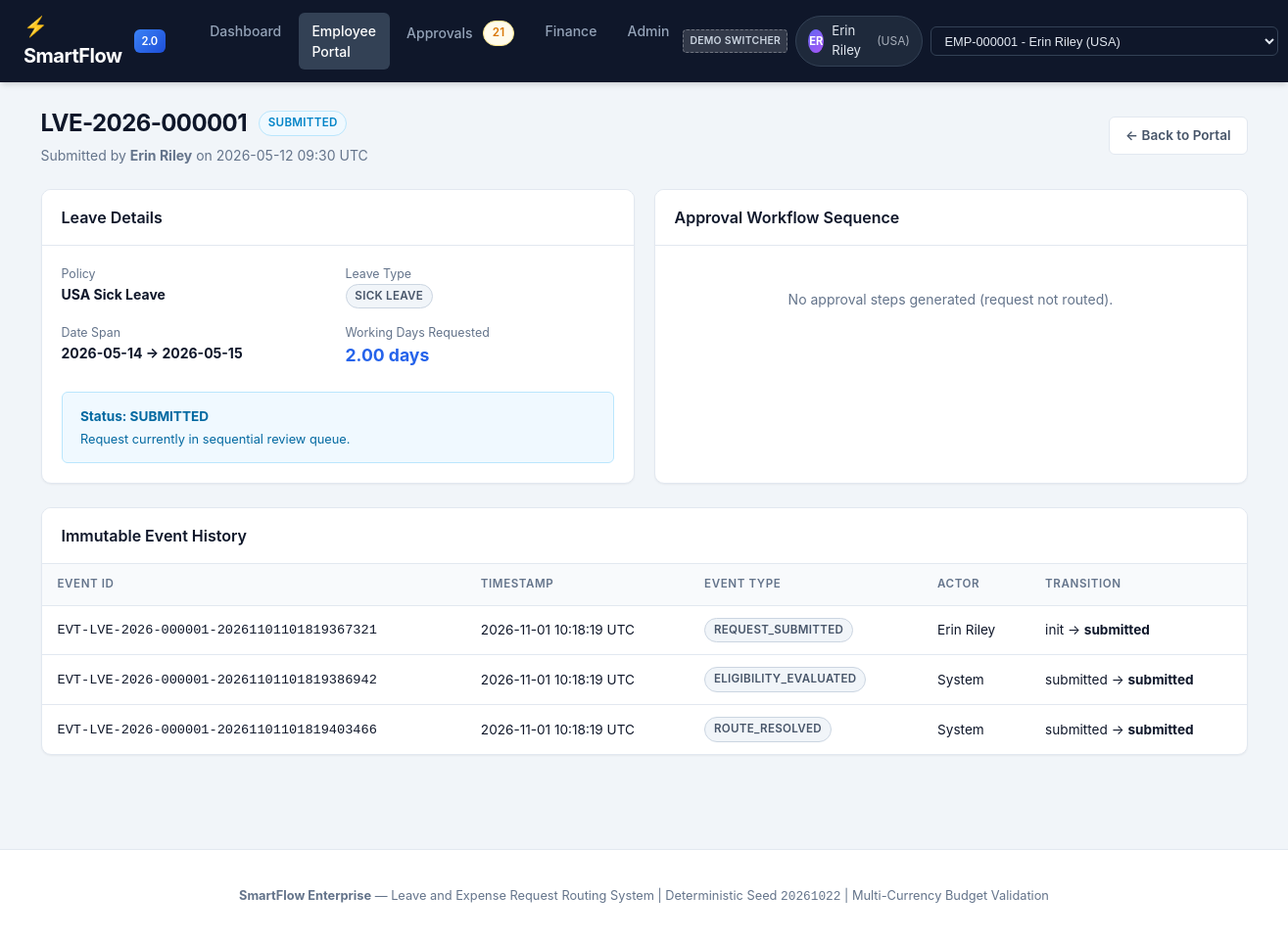
/employee/leave/LVE-2026-000001, run on the app's committed database.
### models/__init__.py (models this page shows, shortened)
class Employee(db.Model):
    __tablename__ = "employees"
    employee_id = db.Column(db.String(16), primary_key=True)
    first_name = db.Column(db.String(80), nullable=False)
    last_name = db.Column(db.String(80), nullable=False)
    email = db.Column(db.String(255), nullable=False, unique=True)
    country = db.Column(db.String(64), nullable=False)
    department = db.Column(db.String(80), nullable=False)
    job_title = db.Column(db.String(120), nullable=False)
    manager_id = db.Column(
        db.String(16),
        db.ForeignKey("employees.employee_id"),
        nullable=True,
    )
    cost_center_id = db.Column(
        db.String(32),
        db.ForeignKey("cost_centers.cost_center_id"),
        nullable=True,
    )
    hire_date = db.Column(db.Date, nullable=False)
    termination_date = db.Column(db.Date, nullable=True)
    is_active = db.Column(db.Boolean, nullable=False, default=True)
    created_at = db.Column(db.DateTime, nullable=False, default=utc_now)
    updated_at = db.Column(db.DateTime, nullable=False, default=utc_now, onupdate=utc_now)
    manager = db.relationship(
        "Employee",
        remote_side=[employee_id],
        foreign_keys=[manager_id],
        back_populates="direct_reports",
    )
    direct_reports = db.relationship(
        "Employee",
        foreign_keys=[manager_id],
        back_populates="manager",
    )
    cost_center = db.relationship(
        "CostCenter",
        foreign_keys=[cost_center_id],
        back_populates="employees",
    )
    owned_cost_centers = db.relationship(
        "CostCenter",
        foreign_keys="CostCenter.owner_employee_id",
        back_populates="owner",
    )
    leave_balances = db.relationship("LeaveBalance", back_populates="employee")
    leave_requests = db.relationship("LeaveRequest", back_populates="employee")
    expense_claims = db.relationship("ExpenseClaim", back_populates="employee")
    approval_steps = db.relationship("ApprovalStep", back_populates="approver")
    workflow_events = db.relationship(
        "WorkflowEvent",
        foreign_keys="WorkflowEvent.actor_employee_id",
        back_populates="actor",
    )

class LeaveRequest(db.Model):
    __tablename__ = "leave_requests"
    leave_request_id = db.Column(db.String(32), primary_key=True)
    employee_id = db.Column(
        db.String(16),
        db.ForeignKey("employees.employee_id"),
        nullable=False,
    )
    leave_policy_id = db.Column(
        db.String(32),
        db.ForeignKey("leave_policies.leave_policy_id"),
        nullable=False,
    )
    start_date = db.Column(db.Date, nullable=False)
    end_date = db.Column(db.Date, nullable=False)
    business_days = db.Column(db.Numeric(8, 2), nullable=False)
    status = db.Column(db.String(32), nullable=False, default="submitted")
    submitted_at = db.Column(db.DateTime, nullable=True)
    decided_at = db.Column(db.DateTime, nullable=True)
    created_at = db.Column(db.DateTime, nullable=False, default=utc_now)
    updated_at = db.Column(db.DateTime, nullable=False, default=utc_now, onupdate=utc_now)
    employee = db.relationship("Employee", back_populates="leave_requests")
    leave_policy = db.relationship("LeavePolicy", back_populates="leave_requests")
    approval_steps = db.relationship("ApprovalStep", back_populates="leave_request")

class LeavePolicy(db.Model):
    __tablename__ = "leave_policies"
    leave_policy_id = db.Column(db.String(32), primary_key=True)
    name = db.Column(db.String(120), nullable=False)
    leave_type = db.Column(db.String(64), nullable=False)
    country = db.Column(db.String(64), nullable=False)
    annual_allowance_days = db.Column(db.Numeric(8, 2), nullable=False)
    max_consecutive_days = db.Column(db.Numeric(8, 2), nullable=True)
    min_notice_days = db.Column(db.Integer, nullable=False, default=0)
    carryover_days = db.Column(db.Numeric(8, 2), nullable=False, default=0)
    is_active = db.Column(db.Boolean, nullable=False, default=True)
    created_at = db.Column(db.DateTime, nullable=False, default=utc_now)
    updated_at = db.Column(db.DateTime, nullable=False, default=utc_now, onupdate=utc_now)
    leave_balances = db.relationship("LeaveBalance", back_populates="leave_policy")
    leave_requests = db.relationship("LeaveRequest", back_populates="leave_policy")

class WorkflowEvent(db.Model):
    __tablename__ = "workflow_events"
    event_id = db.Column(db.String(64), primary_key=True)
    request_type = db.Column(db.String(32), nullable=False)
    entity_id = db.Column(db.String(32), nullable=False)
    event_type = db.Column(db.String(64), nullable=False)
    actor_employee_id = db.Column(
        db.String(16),
        db.ForeignKey("employees.employee_id"),
        nullable=True,
    )
    from_status = db.Column(db.String(32), nullable=True)
    to_status = db.Column(db.String(32), nullable=True)
    payload_json = db.Column(db.Text, nullable=True)
    created_at = db.Column(db.DateTime, nullable=False, default=utc_now)
    actor = db.relationship("Employee", foreign_keys=[actor_employee_id], back_populates="workflow_events")

### routes/employee.py (the view)
@employee_bp.route("/leave/<leave_id>")
def leave_detail(leave_id: str):
    req = LeaveRequest.query.filter_by(leave_request_id=leave_id).first_or_404()
    steps = (
        ApprovalStep.query.filter_by(leave_request_id=leave_id)
        .order_by(ApprovalStep.step_order.asc())
        .all()
    )
    events = (
        WorkflowEvent.query.filter_by(request_type="leave", entity_id=leave_id)
        .order_by(WorkflowEvent.event_id.asc())
        .all()
    )
    workflow_state = get_workflow_state("leave", leave_id)
    return render_template(
        "employee/leave_detail.html",
        req=req,
        steps=steps,
        events=events,
        workflow_state=workflow_state,
    )

### templates/employee/leave_detail.html (shortened to what this page needs)
{% extends "base.html" %}
{% block content %}
<div class="page-header">
    <div>
        <div style="display: flex; align-items: center; gap: 0.75rem;">
            <h1 class="page-title">{{ req.leave_request_id }}</h1>
            <span class="badge badge-{{ req.status }}">{{ req.status }}</span>
        </div>
        <p class="page-subtitle">Submitted by <strong>{{ req.employee.first_name }} {{ req.employee.last_name }}</strong> on {{ req.submitted_at.strftime('%Y-%m-%d %H:%M UTC') if req.submitted_at else '--' }}</p>
    </div>
    <div class="page-actions">
        <a href="{{ url_for('employee.hub') }}" class="btn btn-secondary">&larr; Back to Portal</a>
    </div>
</div>
<div class="grid-2">
    <div class="card">
        <div class="card-header">
            <h2 class="card-title">Leave Details</h2>
        </div>
        <div class="card-body">
            <div style="display: grid; grid-template-columns: 1fr 1fr; gap: 1rem; margin-bottom: 1.5rem;">
                <div>
                    <span style="color: var(--text-muted); font-size: 0.775rem; display: block;">Policy</span>
                    <strong>{{ req.leave_policy.name }}</strong>
                </div>
                <div>
                    <span style="color: var(--text-muted); font-size: 0.775rem; display: block;">Leave Type</span>
                    <span class="badge badge-neutral">{{ req.leave_policy.leave_type }}</span>
                </div>
                <div>
                    <span style="color: var(--text-muted); font-size: 0.775rem; display: block;">Date Span</span>
                    <strong>{{ req.start_date }} &rarr; {{ req.end_date }}</strong>
                </div>
                <div>
                    <span style="color: var(--text-muted); font-size: 0.775rem; display: block;">Working Days Requested</span>
                    <strong style="color: var(--primary); font-size: 1.1rem;">{{ req.business_days }} days</strong>
                </div>
            </div>
            <div class="alert {% if req.status == 'approved' %}alert-success{% elif req.status == 'rejected' %}alert-danger{% else %}alert-info{% endif %}" style="margin: 0;">
                <div>
                    <strong>Status: {{ req.status|upper }}</strong>
                    <div style="font-size: 0.8rem; margin-top: 0.25rem;">
                        {% if req.status == 'approved' %}
                            Request fully approved through all required authority levels.
                        {% elif req.status == 'rejected' %}
                            Request was rejected during review or failed eligibility constraints.
                        {% else %}
                            Request currently in sequential review queue.
                        {% endif %}
                    </div>
                </div>
            </div>
        </div>
    </div>
    <div class="card">
        <div class="card-header">
            <h2 class="card-title">Approval Workflow Sequence</h2>
        </div>
        <div class="card-body">
            {% if steps %}
                <div class="stepper">
                    {% for s in steps %}
                        <div class="step-item {{ s.decision }}">
                            <div class="step-dot"></div>
                            <div class="step-header">
                                <span>Step {{ s.step_order }}: Level {{ s.authority_level }} Review</span>
                                <span class="badge badge-{{ s.decision }}">{{ s.decision }}</span>
                            </div>
                            <div class="step-body">
                                <div>Approver: <strong>{{ s.approver.first_name }} {{ s.approver.last_name }}</strong> (<code>{{ s.approver_employee_id }}</code>)</div>
                                {% if s.decided_at %}
                                    <div style="font-size: 0.75rem; color: var(--text-muted); margin-top: 0.2rem;">
                                        Decided on {{ s.decided_at.strftime('%Y-%m-%d %H:%M UTC') }}
                                    </div>
                                {% endif %}
                                {% if s.comments %}
                                    <div style="font-style: italic; background-color: #f8fafc; padding: 0.35rem 0.5rem; border-radius: var(--radius-sm); margin-top: 0.35rem;">
                                        &ldquo;{{ s.comments }}&rdquo;
                                    </div>
                                {% endif %}
                            </div>
                        </div>
                    {% endfor %}
                </div>
            {% else %}
                <p style="color: var(--text-muted); text-align: center; margin: 1.5rem 0;">No approval steps generated (request not routed).</p>
            {% endif %}
        </div>
    </div>
</div>
<div class="card">
    <div class="card-header">
        <h2 class="card-title">Immutable Event History</h2>
    </div>
    <div class="table-responsive">
        <table class="table">
            <thead>
                <tr>
                    <th>Event ID</th>
                    <th>Timestamp</th>
                    <th>Event Type</th>
                    <th>Actor</th>
                    <th>Transition</th>
                </tr>
            </thead>
            <tbody>
                {% if events %}
                    {% for evt in events %}
                        <tr>
                            <td><code>{{ evt.event_id }}</code></td>
                            <td>{{ evt.created_at.strftime('%Y-%m-%d %H:%M:%S UTC') if evt.created_at else '--' }}</td>
                            <td><span class="badge badge-neutral">{{ evt.event_type }}</span></td>
                            <td>{{ evt.actor.first_name ~ ' ' ~ evt.actor.last_name if evt.actor else evt.actor_employee_id or 'System' }}</td>
                            <td>{{ evt.from_status or 'init' }} &rarr; <strong>{{ evt.to_status }}</strong></td>
                        </tr>
                    {% endfor %}
                {% else %}
                    <tr>
                        <td colspan="5" style="text-align: center; color: var(--text-muted); padding: 1.5rem;">No audit events found.</td>
                    </tr>
                {% endif %}
            </tbody>
        </table>
    </div>
</div>
{% endblock %}

### templates/base.html (shortened to what this page needs)
<!DOCTYPE html>
<html lang="en">
<head>
    <link rel="stylesheet" href="{{ url_for('static', filename='css/style.css') }}">
</head>
<body>
    <header class="navbar">
        <div style="display: flex; align-items: center; gap: 2rem;">
            <a href="{{ url_for('main.dashboard') }}" class="navbar-brand">
                <span>⚡ SmartFlow</span>
                <span class="brand-badge">2.0</span>
            </a>
            <ul class="navbar-nav">
                <li>
                    <a href="{{ url_for('main.dashboard') }}" class="nav-link {% if request.endpoint == 'main.dashboard' %}active{% endif %}">
                        Dashboard
                    </a>
                </li>
                <li>
                    <a href="{{ url_for('employee.hub') }}" class="nav-link {% if request.blueprint == 'employee' %}active{% endif %}">
                        Employee Portal
                    </a>
                </li>
                <li>
                    <a href="{{ url_for('approvals.inbox') }}" class="nav-link {% if request.blueprint == 'approvals' %}active{% endif %}">
                        Approvals
                        {% if pending_approvals_count > 0 %}
                            <span class="badge badge-warning" style="margin-left: 0.25rem;">{{ pending_approvals_count }}</span>
                        {% endif %}
                    </a>
                </li>
                <li>
                    <a href="{{ url_for('finance.portal') }}" class="nav-link {% if request.blueprint == 'finance' %}active{% endif %}">
                        Finance
                    </a>
                </li>
                <li>
                    <a href="{{ url_for('admin.portal') }}" class="nav-link {% if request.blueprint == 'admin' %}active{% endif %}">
                        Admin
                    </a>
                </li>
            </ul>
        </div>
        <div class="navbar-user-switcher">
            {% if current_user %}
                <form action="{{ url_for('main.switch_user') }}" method="POST" style="margin: 0; display: flex; align-items: center; gap: 0.5rem;">
                    <span class="badge" style="background: rgba(255, 255, 255, 0.15); color: #cbd5e1; font-size: 0.65rem; border: 1px dashed rgba(255,255,255,0.3); padding: 0.2rem 0.4rem; border-radius: 4px;" title="Demonstration Persona Switcher (Simulation Only - Not Production SSO)">Demo Switcher</span>
                    <div class="user-pill">
                        <div class="user-avatar">{{ current_user.first_name[0] }}{{ current_user.last_name[0] }}</div>
                        <span>{{ current_user.first_name }} {{ current_user.last_name }}</span>
                        <span style="opacity: 0.7; font-size: 0.75rem;">({{ current_user.country }})</span>
                    </div>
                    <select name="employee_id" class="switcher-select" onchange="this.form.submit()" title="Switch demo persona (Simulation Only - Not Production SSO)">
                        <optgroup label="Staff Employees (Standard Access - Restricted)">
                            {% for e in active_employees[:15] %}
                                <option value="{{ e.employee_id }}" {% if current_user.employee_id == e.employee_id %}selected{% endif %}>
                                    {{ e.employee_id }} - {{ e.first_name }} {{ e.last_name }} ({{ e.country }})
                                </option>
                            {% endfor %}
                        </optgroup>
                    </select>
                </form>
            {% endif %}
        </div>
    </header>
    <main class="container">
        {% block content %}{% endblock %}
    </main>
    <footer class="app-footer">
        <p><strong>SmartFlow Enterprise</strong> &mdash; Leave and Expense Request Routing System | Deterministic Seed <code>20261022</code> | Multi-Currency Budget Validation</p>
    </footer>
</body>
</html>

### data on the page
Employee: first_name "E", last_name "R", first_name "Erin", last_name "Riley", country "USA", employee.first_name "Erin", employee.last_name "Riley"
LeaveRequest: leave_request_id "LVE-2026-000001", status "SUBMITTED", submitted_at "2026-05-12 09:30 UTC", start_date "2026-05-14", end_date "2026-05-15", business_days "2.00"
LeavePolicy: leave_policy.name "USA Sick Leave", leave_policy.leave_type "SICK LEAVE"
WorkflowEvent: event_id "EVT-LVE-2026-000001-20261101101819367321", created_at "2026-11-01 10:18:19 UTC", event_type "REQUEST_SUBMITTED", actor "Erin Riley", from_status "init", to_status "submitted"
WorkflowEvent: event_id "EVT-LVE-2026-000001-20261101101819386942", created_at "2026-11-01 10:18:19 UTC", event_type "ELIGIBILITY_EVALUATED", actor "System", from_status "submitted", to_status "submitted"
WorkflowEvent: event_id "EVT-LVE-2026-000001-20261101101819403466", created_at "2026-11-01 10:18:19 UTC", event_type "ROUTE_RESOLVED", actor "System", from_status "submitted", to_status "submitted"

### other printed values
{{ pending_approvals_count }} "21"
form field employee_id "EMP-000001 - Erin Riley (USA)"
